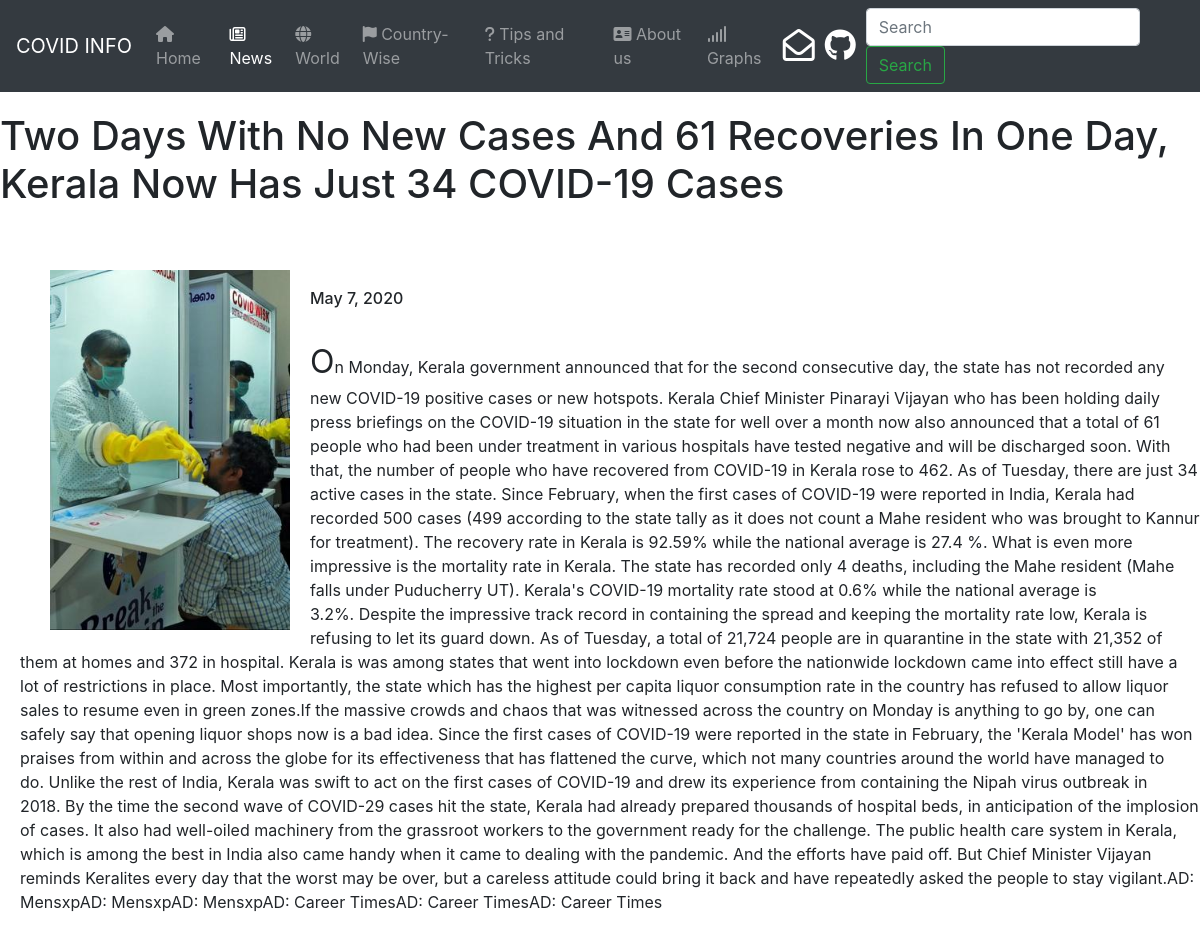
Screenshot of /news-detail/24 with the database file from the repository.
### covid/models.py (models this page shows)
class News(models.Model):
    heading = models.CharField(max_length=100)
    body = models.TextField()
    link = models.TextField()
    img = models.ImageField()
    date = models.DateField()
    class Meta:
        verbose_name_plural = "news"

### covid/views.py (the view)
# urls.py: path('news-detail/<int:news_id>', views.news_detail, name='news'),
def news_detail(request, news_id):
    news = News.objects.filter(id=news_id)
    return render(request, 'news-detail.html', {'news': news})

### templates/news-detail.html (shortened to what this page needs)
{% load static %}
<!DOCTYPE html>
<html lang="en">
  <head>
    <link rel="stylesheet" href="{% static 'main.css' %}">
    <link rel="stylesheet" href="https://maxcdn.bootstrapcdn.com/bootstrap/4.0.0/css/bootstrap.min.css">
    <link rel="stylesheet" href="https://stackpath.bootstrapcdn.com/bootstrap/4.4.1/css/bootstrap.min.css">
  </head>
  <body>
    <nav class="navbar navbar-expand-lg navbar-dark bg-dark" style="position: sticky; top: 0;">
      <a class="navbar-brand" href="#">COVID INFO</a>
      <div class="collapse navbar-collapse" id="navbarSupportedContent">
        <ul class="navbar-nav mr-auto">
          <li class="nav-item">
            <a class="nav-link" href='/'><i class="fas fa-home"></i> Home <span class="sr-only">(current)</span></a>
          </li>
          <li class="nav-item active">
            <a class="nav-link" href="/news"><i class="far fa-newspaper"></i>News</a>
          </li>
          <li class="nav-item">
            <a class="nav-link" href="/world"><i class="fas fa-globe"></i>World</a>
          </li>
          <li class="nav-item">
            <a class="nav-link" href="/country"><i class="fas fa-flag"></i>  Country-Wise</a>
          </li>
          <li class="nav-item">
            <a class="nav-link" href="/tips"><i class="fas fa-question"></i> Tips and Tricks</a>
          </li>
          <li class="nav-item">
            <a class="nav-link" href="/about"><i class="fas fa-address-card"></i> About us</a>
          </li>
          <li class="nav-item">
            <a class="nav-link" href="/graphs"><i class="fas fa-signal"></i>  Graphs</a>
          </li>
        </ul>
        <a href="mailto://info@thinkingtomorrow.cf" target="_blank"><i class="far fa-envelope-open fa-2x" style="color: white; margin-right: 10px"></i></a>
        <a href="https://github.com/thinking-tomorrow" target="_blank"><i class="fab fa-github fa-2x" style="color: white; margin-right: 10px"></i></a>
        <form class="form-inline my-2 my-lg-0" action="{% url 'search' %}" method='post'>
          <input class="form-control mr-sm-2" type="search" name='data' placeholder="Search" aria-label="Search" autocomplete="off">
          <button class="btn btn-outline-success my-2 my-sm-0" type="submit">Search</button>
        </form>
      </div>
    </nav>
    {% for new in news %}
    <h1 style='padding-top:20px;'>{{new.heading}}</h1><br>
    <img src='{{new.img.url}}'><br>
    <h6 style='margin-left:20px;margin-top:25px;'>{{new.date}}</h6>
    <p style='margin-left:20px;margin-top:30px;'>{{new.body}}</p>
    {% endfor %}
</body>
</html>

### static/main.css (style rules this page uses)
.fas { cursor: pointer; }

### templates/news-detail.html (style rules this page uses)
p::first-letter { font-size:200%; }
img { margin-left:50px; margin-top:30px; width:20%; display:inline; float:left; margin-right:20px; }

### rows the page displays
News: heading "Two Days With No New Cases And 61 Recoveries In One Day, Kerala Now Has Just 34 COVID-19 Cases", img (picture), date "May 7, 2020", body "On Monday, Kerala government announced that for the second consecutive day, the state has not recorded any new COVID-19 positive cases or new hotspots. Kerala Chief Minister Pinarayi Vijayan who has been holding daily press briefings on the COVID-19 situation in the state for well over a month now also announced that a total of 61 people who had been under treatment in various hospitals have tested negative and will be discharged soon. With that, the number of people who have recovered from COVID-19 in Kerala rose to 462. As of Tuesday, there are just 34 active cases in the state. Since February, when the first cases of COVID-19 were reported in India, Kerala had recorded 500 cases (499…"
